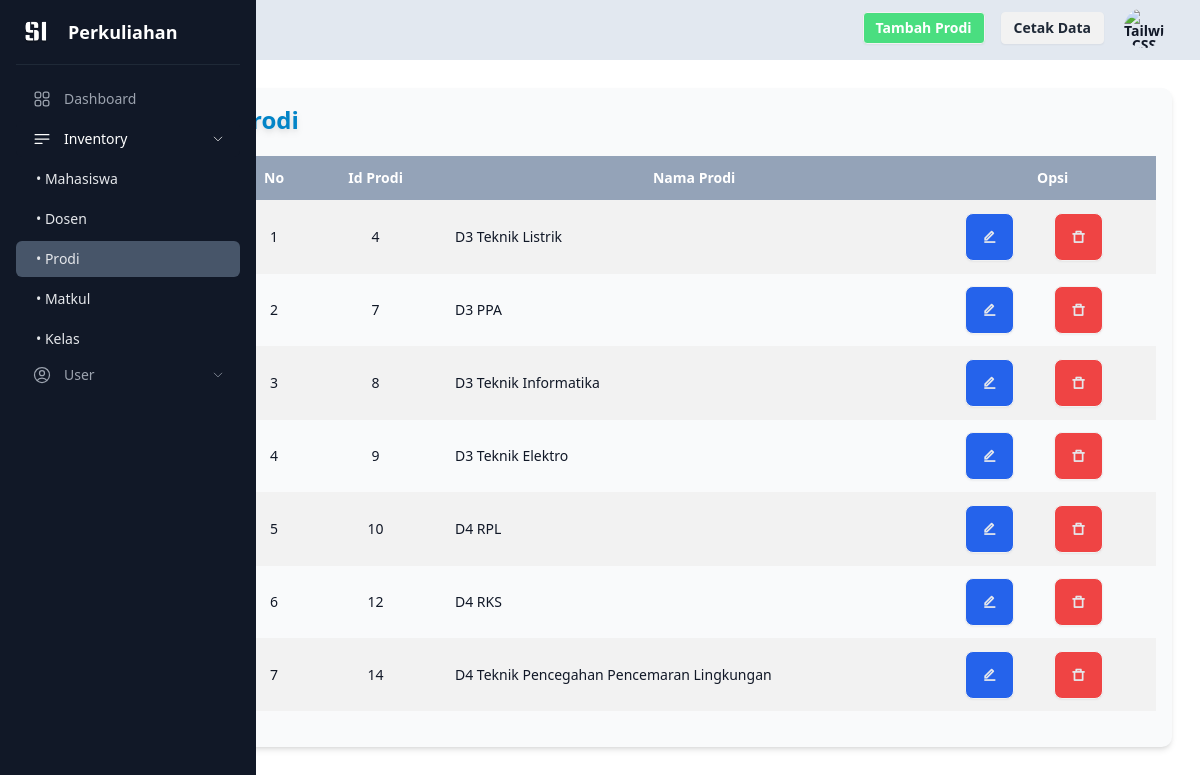
Page /view/tampil_prodi.php on the committed database.
### tables this page shows
CREATE TABLE `prodi` (
  `id_prodi` int NOT NULL,
  `nama_prodi` varchar(50) NOT NULL
);

### koneksi.php (called while the page is built, shortened)
<?php
class database{
    public $host ="localhost";
    public $username ="root";
    public $password ="";
    public $database ="db_perkuliahan";
    var $koneksi;
    function __construct(){
        $this->koneksi= mysqli_connect($this->host, $this->username, $this->password, $this->database);
    }
    function tampil_data_prodi(){
        $query= mysqli_query($this->koneksi,' SELECT * FROM prodi');
        while($row = mysqli_fetch_array($query)){
            $hasil[]=$row;
        }return $hasil;
    }
}

### view/tampil_prodi.php (the view, shortened to what this page needs)
<?php include('../koneksi.php');?>
<!DOCTYPE html>
<html lang="en" data-theme="light">
<head>
    <script src="https://cdn.tailwindcss.com"></script>
    <link
    href="../output.css"
    rel="stylesheet"/>
    <link
    href="https://cdn.jsdelivr.net/npm/remixicon@4.3.0/fonts/remixicon.css"
    rel="stylesheet"/>
</head>
<body class="font-sans text-gray-900  ">
    <div>
        <div class="bg-slate-200 h-[60px]  ">
            <div class="flex flex-row-reverse items-center pt-1 pr-8 gap-4">
            <div class="dropdown dropdown-end">
      <div tabindex="0" role="button" class="btn btn-ghost btn-circle avatar " onclick="pop()" >
        <div class="w-10 rounded-full ">
          <img
            alt="Tailwind CSS Navbar component"
            src="https://img.daisyui.com/images/stock/photo-1534528741775-53994a69daeb.webp" />
        </div>
      </div>
    </div>
                        <a class="btn btn-sm rounded" href="../print/cetakdata_prodi.php">Cetak Data</a>
                        <a class="btn btn-sm rounded bg-green-400 text-white hover:bg-green-700 " href="../form/tambah_prodi.php">Tambah Prodi</a>
            </div>
        </div>
        <div class="ml-[16%] p-7">
        <div class="bg-gray-50 rounded-[10px] w-full p-4 shadow-md  items-center">
        <h1 class="font-bold text-2xl text-sky-600 drop-shadow-md">Prodi</h1>
            <div class="pt-5 pb-5 flex items-center justify-center w-full overflow-x-auto">
                <table class=" border-white pb-auto w-full table table-zebra">
                    <tr class="bg-slate-400 text-white  text-center ">
                        <th>No</th>
                        <th class="pl-4">Id Prodi</th>
                        <th>Nama Prodi</th>
                        <th colspan="2">Opsi</th>
                    </tr>
                    <?php
                        $database = new database();
                        $no=1;
                        $data_mk = $database->tampil_data_prodi();
                        foreach ($data_mk as $row) {
                    ?>
                    <tr class="pointer hover:bg-gray-200">
                        <td class="text-center"><?php echo $no++ ?></td>
                        <td class="text-center"><?php echo $row['id_prodi'] ?></td>
                        <td><?php echo $row['nama_prodi'] ?></td>
                        <td><a class="bg-blue-600 text-gray-200 hover:bg-blue-800 btn  mr-[-20px]" href="../form/edit_prodi.php?id=<?php echo $row['id_prodi'];?>&aksi_prodi=edit"><i class="ri-edit-line"></i></a></td>
                        <td><a class="bg-red-500 text-gray-200 hover:bg-red-700 btn hapus " href="../proses/crud_prodi.php?id=<?php echo $row['id_prodi'];?>&aksi_prodi=hapus"><i class="ri-delete-bin-7-line"></i></a></td>
                    </tr>
                    <?php } ?>
                </table>
            </div>
        </div>
        </div>
     </div>
     <div class="fixed left-0 top-0 w-64 h-full bg-gray-900 p-4">
            <a href="#" class="flex items-center pb-4 border-b border-b-gray-800">
            <img src="../si.png" alt="" class="w-10 h-8 rounded object-cover">
            <span class="text-lg font-bold text-white ml-3">Perkuliahan</span>
            </a>
            <ul class="mt-4 sidebar-menu" >
                <li class="mb-1 group">
                    <a href="dashboard.php" class="flex items-center py-2 px-4 text-gray-400 hover:text-gray-100 hover:bg-gray-950 rounded-md group-[.active]:bg-gray-800 group-[.selected]:bg-gray-950 group-[.selected]:text-gray-100 group-[.active]:text-white">
                    <span class="text-sm pl-3">Dashboard</span>
                    </a>
                </li>
                <li class="mb-1 group active transition duration-200" onclick="dropDown1()">
                    <a href="#" class="flex items-center py-2 px-4 text-gray-400 hover:text-gray-100 hover:bg-gray-950 rounded-md group-[.active]:bg-gray-900  group-[.active]:text-white group-[.selected]:bg-gray-950 group-[.selected]:text-gray-100 sidebar-dropdown-toggle ">
                    <svg xmlns="http://www.w3.org/2000/svg" fill="none" viewBox="0 0 24 24" stroke-width="1.5" stroke="currentColor" class="size-5">
  <path stroke-linecap="round" stroke-linejoin="round" d="M3.75 6.75h16.5M3.75 12h16.5m-16.5 5.25H12" />
</svg>
                    <span class="text-sm pl-3">Inventory</span>
                    <svg xmlns="http://www.w3.org/2000/svg" fill="none" viewBox="0 0 24 24" stroke-width="1.5" stroke="currentColor" class="size-3 ml-auto rotate-90" id="arrow1">
  <path stroke-linecap="round" stroke-linejoin="round" d="m8.25 4.5 7.5 7.5-7.5 7.5" />
</svg>
                    </a>
                </li>
                    <div class=" leading-7 text-left text-sm " id="submenu1">
                        <a href="tampil_mahasiswa.php"><h1 class="cursor-pointer p-1 hover:bg-gray-700 rounded-md text-gray-200 pl-5">•  Mahasiswa</h1></a>
                        <a href="tampil_dosen.php"><h1 class="cursor-pointer p-1 hover:bg-gray-700 rounded-md mt-1 text-gray-200 pl-5">•  Dosen</h1></a>
                        <a href="tampil_prodi.php"><h1 class="cursor-pointer p-1 hover:bg-gray-700 rounded-md mt-1 text-gray-200 pl-5 bg-slate-600">•  Prodi</h1></a>
                        <a href="tampil_matkul.php"><h1 class="cursor-pointer p-1 hover:bg-gray-700 rounded-md mt-1 text-gray-200 pl-5  ">•  Matkul</h1></a>
                        <a href="tampil_kelas.php"><h1 class="cursor-pointer p-1 hover:bg-gray-700 rounded-md mt-1 text-gray-200 pl-5">•  Kelas</h1></a>
                    </div>
                <li class="mb-1 group"  onclick="dropDown2()">
                    <a href="#" class="flex items-center py-2 px-4 text-gray-400 hover:text-gray-100 hover:bg-gray-950 rounded-md group-[.active]:bg-gray-800  group-[.active]:text-white  group-[.selected]:bg-gray-950 group-[.selected]:text-gray-100 sidebar-dropdown-toggle">
                    <span class="text-sm pl-3">User</span>
                    <svg xmlns="http://www.w3.org/2000/svg" fill="none" viewBox="0 0 24 24" stroke-width="1.5" stroke="currentColor" class="size-3 ml-auto rotate-90" id="arrow2">
  <path stroke-linecap="round" stroke-linejoin="round" d="m8.25 4.5 7.5 7.5-7.5 7.5" />
</svg>
                    </a>
                </li>
            </ul>
     </div>
</body>
</html>

### rows in the picture
prodi: id_prodi "4", nama_prodi "D3 Teknik Listrik"
prodi: id_prodi "7", nama_prodi "D3 PPA"
prodi: id_prodi "8", nama_prodi "D3 Teknik Informatika"
prodi: id_prodi "9", nama_prodi "D3 Teknik Elektro"
prodi: id_prodi "10", nama_prodi "D4 RPL"
prodi: id_prodi "12", nama_prodi "D4 RKS"
prodi: id_prodi "14", nama_prodi "D4 Teknik Pencegahan Pencemaran Lingkungan"
